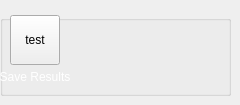
          <widget class="QWidget" name="pageReport">
           <widget class="QGroupBox" name="gboxreport">
            <property name="geometry">
             <rect>
              <x>0</x>
              <y>15</y>
              <width>231</width>
              <height>81</height>
             </rect>
            </property>
            <property name="title">
             <string/>
            </property>
            <widget class="QLabel" name="label_15">
             <property name="geometry">
              <rect>
               <x>-5</x>
               <y>50</y>
               <width>80</width>
               <height>25</height>
              </rect>
             </property>
             <property name="text">
              <string>&lt;html&gt;&lt;head/&gt;&lt;body&gt;&lt;p align=&quot;center&quot;&gt;&lt;span style=&quot; font-size:9pt; color:#ffffff;&quot;&gt;Save Results&lt;/span&gt;&lt;/p&gt;&lt;/body&gt;&lt;/html&gt;</string>
             </property>
            </widget>
            <widget class="QToolButton" name="btnSave">
             <property name="geometry">
              <rect>
               <x>10</x>
               <y>0</y>
               <width>50</width>
               <height>50</height>
              </rect>
             </property>
             <property name="text">
              <string>test</string>
             </property>
             <property name="icon">
              <iconset resource="../src/resource.qrc">
               <normaloff>:/newPrefix/Icons/save.svg</normaloff>:/newPrefix/Icons/save.svg</iconset>
             </property>
             <property name="iconSize">
              <size>
               <width>32</width>
               <height>32</height>
              </size>
             </property>
            </widget>
           </widget>
          </widget>
